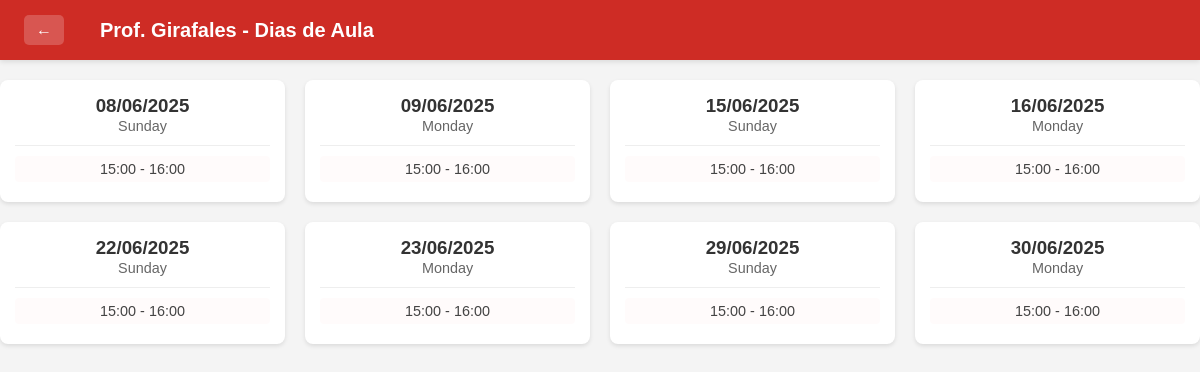
The app's page /turmas/14/dias/ (signed in) with its own data.
### portal/models.py (models this page shows, shortened)
class Turma(models.Model):
    nome = models.CharField(max_length=100)
    professor = models.ForeignKey('Professor', on_delete=models.SET_NULL, null=True)
    codigo = models.CharField(max_length=20, unique=True, default='DEFAULT001')
    descricao = models.TextField(blank=True)
    data_criacao = models.DateTimeField(default=timezone.now)
    alunos = models.ManyToManyField('Aluno', related_name='turmas', blank=True)

class DiaAula(models.Model):
    turma = models.ForeignKey(Turma, on_delete=models.CASCADE, related_name='dias_aula')
    data = models.DateField()
    class Meta:
        ordering = ['data']
        unique_together = ['turma', 'data']

class HorarioTurma(models.Model):
    turma = models.ForeignKey(Turma, on_delete=models.CASCADE, related_name='horarios')
    hora_inicio = models.TimeField()
    hora_fim = models.TimeField()
    class Meta:
        ordering = ['hora_inicio']

class DiaSemana(models.Model):
    DIAS_SEMANA = [
        (0, 'Domingo'),
        (1, 'Segunda-feira'),
        (2, 'Terça-feira'),
        (3, 'Quarta-feira'),
        (4, 'Quinta-feira'),
        (5, 'Sexta-feira'),
        (6, 'Sábado'),
    ]
    dia = models.IntegerField(choices=DIAS_SEMANA)
    horario_turma = models.ForeignKey('HorarioTurma', on_delete=models.CASCADE, related_name='dias')
    class Meta:
        unique_together = ['dia', 'horario_turma']

### portal/views.py (the view)
# urls.py: path('turmas/<int:turma_id>/dias/', views.dias_aula, name='dias_aula'),
@login_required
def dias_aula(request, turma_id):
    turma = get_object_or_404(Turma, id=turma_id)
    dias = DiaAula.objects.filter(turma=turma)
    hoje = date.today()
    proximos_30_dias = [hoje + timedelta(days=x) for x in range(30)]
    for dia in proximos_30_dias:
        for horario in turma.horarios.all():
            if dia.weekday() in [d.dia for d in horario.dias.all()]:
                DiaAula.objects.get_or_create(turma=turma, data=dia)
    dias = DiaAula.objects.filter(turma=turma, data__gte=hoje).order_by('data')
    return render(request, 'dias_aula.html', {'turma': turma, 'dias': dias})

### portal/templates/dias_aula.html (shortened to what this page needs)
{% extends "base.html" %}
{% block content %}
<div class="header">
    <a href="{% url 'listar_turmas' %}">&#8592;</a>
    <h2>{{ turma.nome }} - Dias de Aula</h2>
</div>
<div class="container">
    <div class="dias-grid">
        {% for dia in dias %}
        <div class="dia-card" onclick="window.location.href='{% url 'cadastrar_presenca' dia.id %}'">
            <div class="dia-header">
                <h3>{{ dia.data|date:"d/m/Y" }}</h3>
                <span class="dia-semana">{{ dia.data|date:"l"|capfirst }}</span>
            </div>
            <div class="horarios">
                {% for horario in turma.horarios.all %}
                {% for dia_horario in horario.dias.all %}
                {% if dia_horario.dia == dia.data.weekday %}
                <div class="horario-item">
                    {{ horario.hora_inicio|time:"H:i" }} - {{ horario.hora_fim|time:"H:i" }}
                </div>
                {% endif %}
                {% endfor %}
                {% endfor %}
            </div>
        </div>
        {% endfor %}
    </div>
</div>
{% endblock %}

### portal/static/portal/css/style.css (style rules this page uses)
body { font-family: Arial, sans-serif; background-color: #f4f4f4; text-align: center; margin: 0; padding: 0; }

### portal/templates/dias_aula.html (style rules this page uses)
body { margin: 0; font-family: Arial, sans-serif; }
.header { position: fixed; background-color: #CE2C25; color: white; height: 60px; display: flex; align-items: center; padding: 1rem 1.5rem; box-shadow: 0 2px 5px rgba(0, 0, 0, 0.1); box-sizing: border-box; top: 0; left: 0; width: 100vw; z-index: 1000; gap: 1rem; }
.header a { color: white; text-decoration: none; font-size: 16px; margin-right: 20px; background-color: rgba(255, 255, 255, 0.2); padding: 6px 12px; border-radius: 5px; transition: background-color 0.2s; }
.header h2 { margin: 0; font-size: 20px; }
.container { max-width: 1200px; margin: 0 auto; padding-top: 30px; }
.dias-grid { display: grid; grid-template-columns: repeat(auto-fill, minmax(250px, 1fr)); gap: 20px; margin-top: 20px; }
.dia-card { background: white; border-radius: 8px; padding: 15px; box-shadow: 0 2px 4px rgba(0,0,0,0.1); cursor: pointer; transition: transform 0.2s; }
.dia-header { border-bottom: 1px solid #eee; padding-bottom: 10px; margin-bottom: 10px; }
.dia-header h3 { margin: 0; color: #333; }
.dia-semana { color: #666; font-size: 0.9em; }
.horarios { margin-top: 10px; }
.horario-item { background: #fffbfb; padding: 5px 10px; border-radius: 4px; margin: 5px 0; font-size: 0.9em; color: #444; }

### records on screen
Turma: nome "Prof. Girafales"
DiaAula: data "08/06/2025", data "Sunday"
HorarioTurma: hora_inicio "15:00", hora_fim "16:00"
DiaAula: data "09/06/2025", data "Monday"
HorarioTurma: hora_inicio "15:00", hora_fim "16:00"
DiaAula: data "15/06/2025", data "Sunday"
DiaAula: data "16/06/2025", data "Monday"
DiaAula: data "22/06/2025", data "Sunday"
DiaAula: data "23/06/2025", data "Monday"
DiaAula: data "29/06/2025", data "Sunday"
DiaAula: data "30/06/2025", data "Monday"
